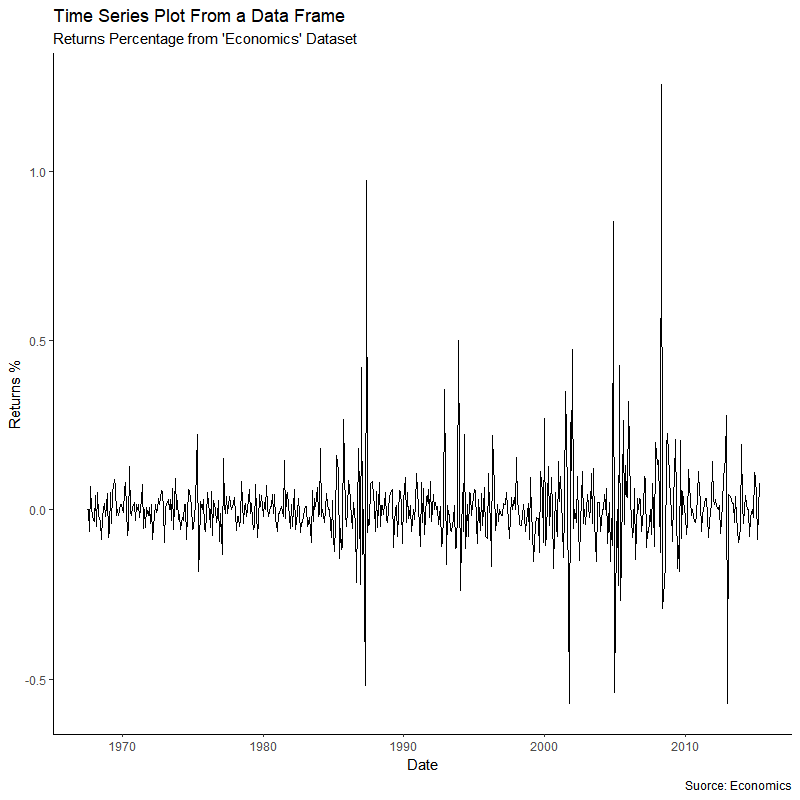

The script that drew this image:
### TIME SERIES PLOT FROM A DATA FRAME ###

# Import ggplot2 package
library(ggplot2)                               

# Pre-set the classic theme
theme_set(theme_classic())                     

ggplot(data = ,                                # type in the data set name
       aes(x = )) +                            # set the x variable (must be in Date format)
  geom_line(aes(y = )) +                       # set the y variable (must be numerical)
  labs(title = "",                             # type in the plot title
       subtitle = "",                          # type in the plot subtitle
       caption = "",                           # type in additional captions
       x = "",                                 # type in the x-axis label
       y = "")                                 # type in the y-axis label

# EXAMPLE

library(ggplot2)
theme_set(theme_classic())

economics$returns_perc <- c(0, diff(economics$psavert)/economics$psavert[-length(economics$psavert)])

ggplot(data = economics,
       aes(x = date)) +
  geom_line(aes(y = returns_perc)) +
  labs(title = "Time Series Plot From a Data Frame",
       subtitle = "Returns Percentage from 'Economics' Dataset",
       caption = "Suorce: Economics",
       x = "Date",
       y = "Returns %")
